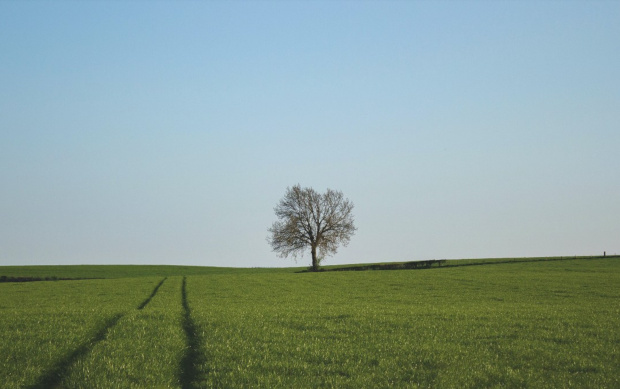
#> input picture Segmentação/Imagens/paisagem01.jpg, 620 x 389 px; its folder holds 8 pictures in this run
$ jupyter execute --allow-errors limiarizacao.ipynb
#> lines starting #> are read from the running program, lines starting #| are printed output that depends on the picture; after the words box and inside, x2 and y2 are one past the last pixel; in counts of white or black regions, pixels touching at a corner belong together
[cell 1]
import cv2 as cv
import numpy as np
from matplotlib import pyplot as plt
import os

os.chdir('C:\\Users\\rthiago\\OneDrive\\IA Expert\\Segmentação\\Imagens')

Função para mostrar a imagem de forma grande e sem os eixos

[cell 2]
def mostrar(imagem):
    fig = plt.gcf()
    fig.set_size_inches(18,6)
    plt.imshow(imagem, cmap='gray')
    plt.axis('off')
    plt.show()

Função para aplicar o filtro de Otsu

[cell 3]
def filtro_otsu(imagem):
    valor, otsu = cv.threshold(imagem, 0, 255, cv.THRESH_BINARY | cv.THRESH_OTSU)
    print("Valor do limiar: ", valor)
    mostrar(otsu)

Função para mostrar todos os tipos de limiarização

[cell 4]
def exibir_lim(img, limiar = 127):
    _, thresh_binary = cv.threshold(gray, limiar, 255, cv.THRESH_BINARY)
    _, thresh_binary_inv = cv.threshold(gray, limiar, 255, cv.THRESH_BINARY_INV)
    _, thresh_trunc = cv.threshold(gray, limiar, 255, cv.THRESH_TRUNC)
    _, thresh_to_zero = cv.threshold(gray, limiar, 255, cv.THRESH_TOZERO)
    _, thresh_to_zero_inv = cv.threshold(gray, limiar, 255, cv.THRESH_TOZERO_INV)

    titulos = ['imagem original', 'Binary', 'Binary Inv', 'Trunc', 'To Zero', 'To Zero Inv']
    imagens = [img, thresh_binary, thresh_binary_inv, thresh_trunc, thresh_to_zero, thresh_to_zero_inv]

    fig = plt.gcf()
    fig.set_size_inches(18,12)
    for i in range(6):
        plt.subplot(2,3, i+1)
        plt.imshow(cv.cvtColor(imagens[i], cv.COLOR_BGR2RGB), cmap='gray')
        plt.title(titulos[i])
        plt.xticks([]),plt.yticks([])
    plt.show()

O OpenCV trabalha por padrão como BGR e não como RGB, portanto ao printar a imagem ela tem as cores de forma distorcida.

[cell 5]
img = cv.imread('paisagem01.jpg')
#> img is the input picture: shape (389, 620, 3); mean B, G, R 153.1, 159.6, 138.4
plt.imshow(img); #BGR

Para converter usamos a funcção cv.cvtColor

[cell 6]
rgb = cv.cvtColor(img, cv.COLOR_BGR2RGB)
plt.imshow(rgb);

Para reduzir a quantidade de informação da imagem, convertemos para escala de cinza usando o mesmo comando anterior porém com o parâmetro cv.COLOR_BGR2GRAY

[cell 7]
gray = cv.cvtColor(rgb, cv.COLOR_RGB2GRAY)
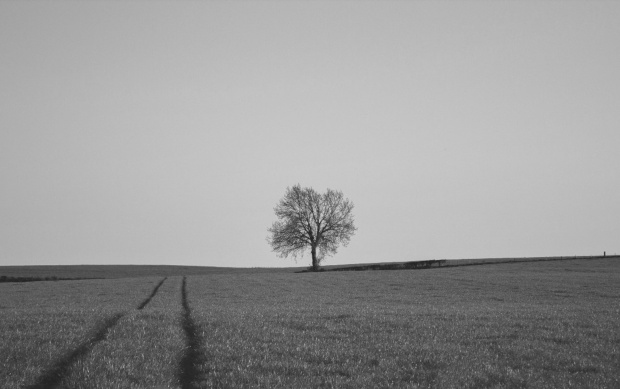
#> gray: shape (389, 620); min 32, max 205, mean 152.5
plt.imshow(gray, cmap='gray');

Para fazermos a limiarização da imagem podemos utilizar o comando cv.threshhold

[cell 8]
limiar = 140  # 0 - 255

Tipos de Limiarização

[cell 9]
# [4 lines of commented-out code are left out]
_, thresh = cv.threshold(gray, limiar, 255, cv.THRESH_TOZERO_INV)
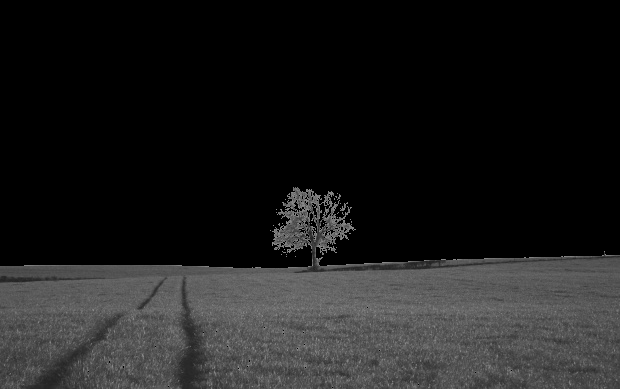
#> thresh: shape (389, 620); min 0, max 140, mean 29.1
mostrar(thresh)

[cell 10]
exibir_lim(gray, 140)
#> in exibir_lim, `_, thresh_binary = cv.threshold(gray, limiar, 255, cv.THRESH_BINARY)`: thresh_binary: shape (389, 620); 66.4% white; 29 black regions (27 under 20 px), largest, box (x1, y1, x2, y2) and area: (0, 187, 620, 389) 81011, (340, 202, 348, 211) 26
#> in exibir_lim, `_, thresh_trunc = cv.threshold(gray, limiar, 255, cv.THRESH_TRUNC)`:
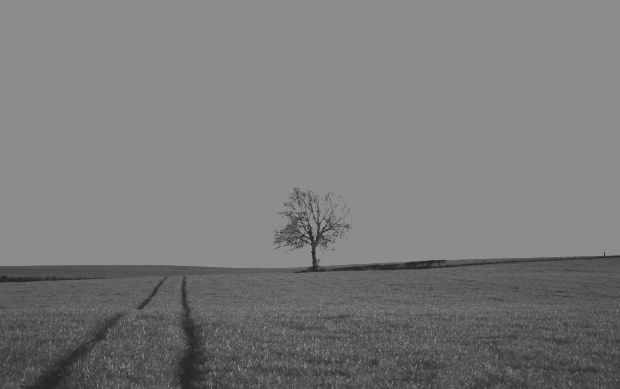
#> thresh_trunc: shape (389, 620); min 32, max 140, mean 122

[cell 11]
img = cv.imread('ct-scan.jpg')
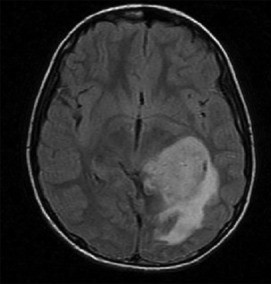
#> input picture Segmentação/Imagens/ct-scan.jpg, 271 x 284 px
#> img is the input picture: shape (284, 271, 3); min 0, max 239, mean 43.7
gray = cv.cvtColor(img, cv.COLOR_BGR2GRAY)
#> gray: shape (284, 271)

limiar = 100

exibir_lim(gray, limiar)
#> in exibir_lim (call 2), `_, thresh_binary = cv.threshold(gray, limiar, 255, cv.THRESH_BINARY)`: thresh_binary: shape (284, 271); 8% white; 22 white regions (19 under 20 px), largest, box (x1, y1, x2, y2) and area: (143, 136, 219, 245) 4572, (34, 4, 251, 124) 769, (27, 146, 255, 270) 750

Testes com as imagens thermal01.jpg e thermal02.jpg

[cell 12]
img = cv.imread('thermal01.jpg')
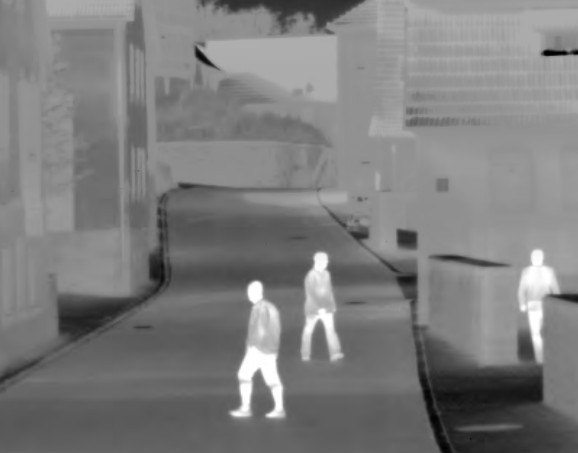
#> input picture Segmentação/Imagens/thermal01.jpg, 578 x 453 px
#> img is the input picture: shape (453, 578, 3); min 0, max 255, mean 125
gray = cv.cvtColor(img, cv.COLOR_BGR2GRAY)
#> gray: shape (453, 578)

exibir_lim(gray, 175)
#> call 3 of exibir_lim, with limiar = 175
#> in exibir_lim (call 3), `_, thresh_binary = cv.threshold(gray, limiar, 255, cv.THRESH_BINARY)`:
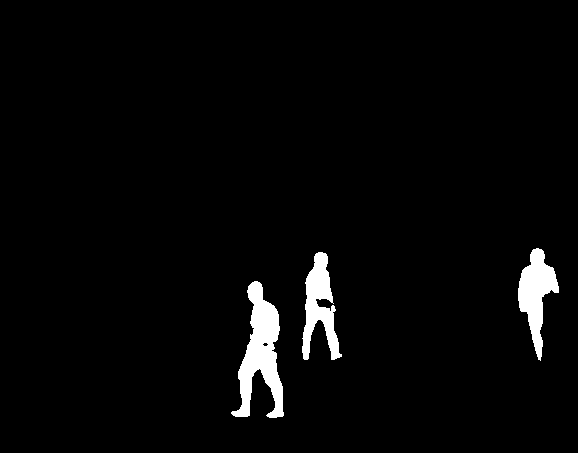
#> thresh_binary: shape (453, 578); 2.9% white; 3 white regions, box (x1, y1, x2, y2) and area: (231, 281, 284, 418) 3383, (518, 248, 559, 361) 2148, (302, 252, 342, 360) 2114

[cell 13]
img = cv.imread('thermal02.jpg')
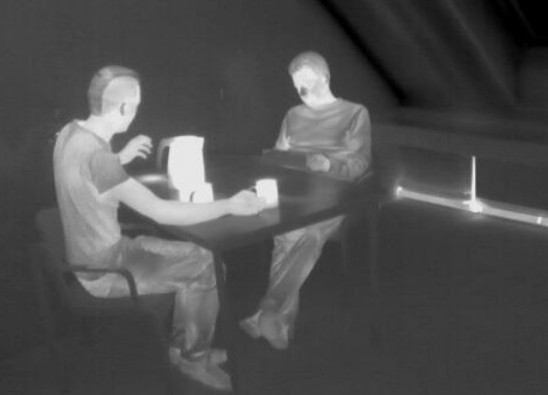
#> input picture Segmentação/Imagens/thermal02.jpg, 548 x 395 px
#> img is the input picture: shape (395, 548, 3); min 0, max 243, mean 79.5
gray = cv.cvtColor(img, cv.COLOR_BGR2GRAY)
#> gray: shape (395, 548)

exibir_lim(gray, 100)
#> call 4 of exibir_lim, with limiar = 100
#> in exibir_lim (call 4), `_, thresh_binary = cv.threshold(gray, limiar, 255, cv.THRESH_BINARY)`: thresh_binary: shape (395, 548); 20% white; 21 white regions (9 under 20 px), largest, box (x1, y1, x2, y2) and area: (53, 66, 285, 350) 26960, (274, 52, 371, 180) 7533, (246, 216, 343, 347) 3779
#> in exibir_lim (call 4), `_, thresh_to_zero = cv.threshold(gray, limiar, 255, cv.THRESH_TOZERO)`:
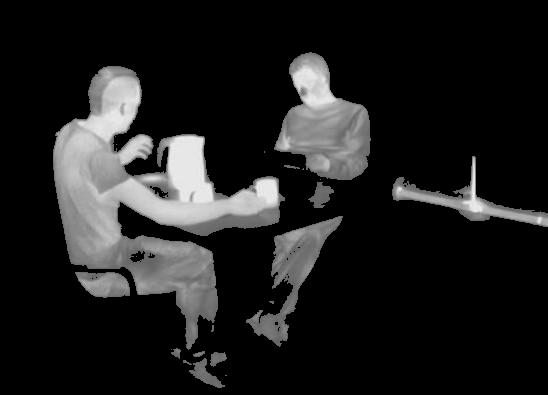
#> thresh_to_zero: shape (395, 548); min 0, max 243, mean 30.7

[cell 14]
img = cv.imread('moedas01.jpg')
#> (the rest of this cell did not finish here and is left out)

Método de Otsu's

[cell 15]
img = cv.imread('paisagem01.jpg')
gray = cv.cvtColor(img, cv.COLOR_BGR2GRAY)

valor, otsu = cv.threshold(gray, 0, 255, cv.THRESH_BINARY | cv.THRESH_OTSU)
#> otsu: shape (389, 620); 66.5% white; 30 black regions (29 under 20 px), largest, box (x1, y1, x2, y2) and area: (0, 187, 620, 389) 80760
#> valor = 136
print(f"Valor de limiar de Otsu: ", valor)
#| Valor de limiar de Otsu:  136.0

mostrar(otsu)

Histograma

[cell 16]
histograma, bins = np.histogram(gray, 256, [0,256])
#> histograma = 256 values, max 8205 at index 194, min 0 at index 0, mean 942.1; bins = 257 values from 0 to 256
plt.plot(histograma);
#> figure, not shown here; curve peaks at x = 194, y = 8205

[cell 17]
histograma = gray.ravel()
plt.hist(histograma, 256, [0,256]);
#> figure, not shown here; tallest bar 8205 high, from x = 194 to 195

Melhorando a segmentação

[cell 18]
img = cv.imread('folha_ruido.jpg')
#> (the rest of this cell did not finish here and is left out)

[cell 19]
valor, otsu = cv.threshold(gray, 0, 255, cv.THRESH_BINARY | cv.THRESH_OTSU)
print("Valor do limiar: ", valor)
#| Valor do limiar:  136.0
mostrar(otsu)

Filtro de desfoque gaussiano

[cell 20]
desfoque = cv.GaussianBlur(gray, (5,5), 0)
filtro_otsu(desfoque)
#> in filtro_otsu, `valor, otsu = cv.threshold(imagem, 0, 255, cv.THRESH_BINARY | cv.THRES..`:
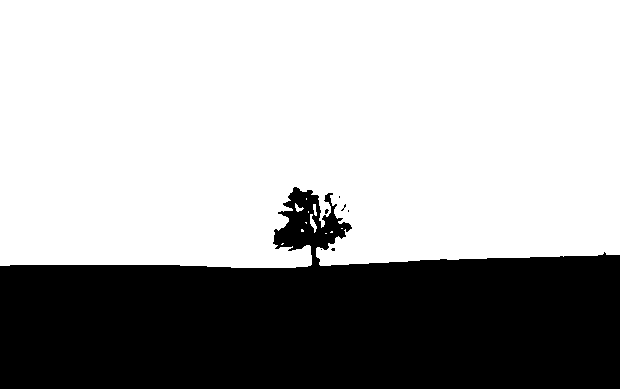
#> otsu: shape (389, 620); 66.4% white; 7 black regions (6 under 20 px), largest, box (x1, y1, x2, y2) and area: (0, 187, 620, 389) 80968
#> in filtro_otsu, `valor, otsu = cv.threshold(imagem, 0, 255, cv.THRESH_BINARY | cv.THRES..`: valor = 136
#| Valor do limiar:  136.0

[cell 21]
plt.hist(desfoque.ravel(), 256, [0,256]);
#> figure, not shown here; tallest bar 8166 high, from x = 194 to 195

Limiarização adaptativa Média

[cell 22]
img = cv.imread('livro-texto.jpg')
#> (the rest of this cell did not finish here and is left out)

#> (a cell that did not finish here is left out)

[cell 24]
adptative_media = cv.adaptiveThreshold(gray, 255, cv.ADAPTIVE_THRESH_MEAN_C, cv.THRESH_BINARY, 11, 9)
#> adptative_media: shape (389, 620); 93.1% white; black in thin lines or dots, all inside (x1, y1, x2, y2) = (0, 183, 620, 389)

mostrar(adptative_media)

Limiarização Adaptativa Gaussiana

[cell 25]
adapt_gauss = cv.adaptiveThreshold(gray, 255, cv.ADAPTIVE_THRESH_GAUSSIAN_C, cv.THRESH_BINARY, 11, 9)
mostrar(adapt_gauss)

[cell 26]
def limiarizacao_adaptativa(img, limiar = 140, block_size = 11, c = 9):
#> called with limiar = 140, block_size = 11, c = 9
    _, limiar_global = cv.threshold(img, limiar, 255, cv.THRESH_BINARY)
    limiar_media = cv.adaptiveThreshold(img, 255, cv.ADAPTIVE_THRESH_MEAN_C, cv.THRESH_BINARY, block_size, c)
    limiar_gauss = cv.adaptiveThreshold(img, 255, cv.ADAPTIVE_THRESH_GAUSSIAN_C, cv.THRESH_BINARY, block_size, c)

    imagens = [img, limiar_global, limiar_media, limiar_gauss]
    titulos = ["Imagem Original", "Limiarização Global", "Limiarização Adaptativa - Média", "Limiarização Adaptativa - Gaussiana"]

    fig = plt.gcf()
    fig.set_size_inches(18, 12)

    for i in range(4):
        plt.subplot(2,2, i+1)
        plt.imshow(cv.cvtColor(imagens[i], cv.COLOR_BGR2RGB), cmap='gray')
        plt.title(titulos[i])
        plt.xticks([]), plt.yticks([])

[cell 27]
limiarizacao_adaptativa(gray)
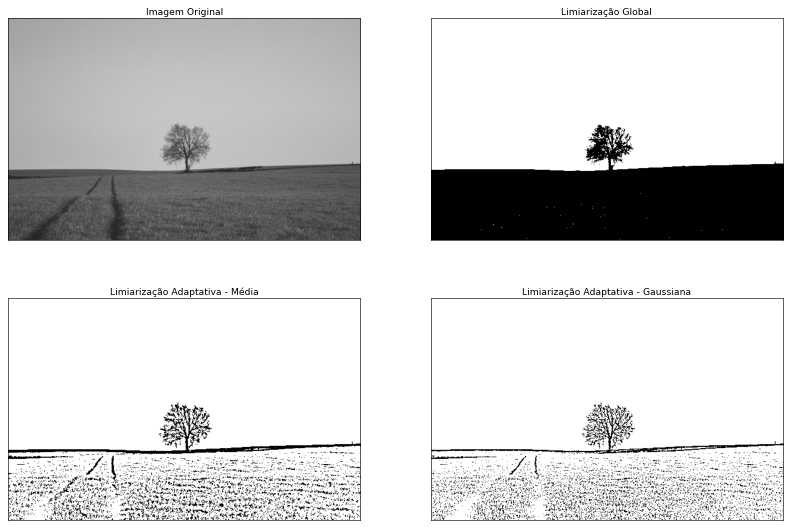
#> figure drawn by matplotlib, 4 panels
